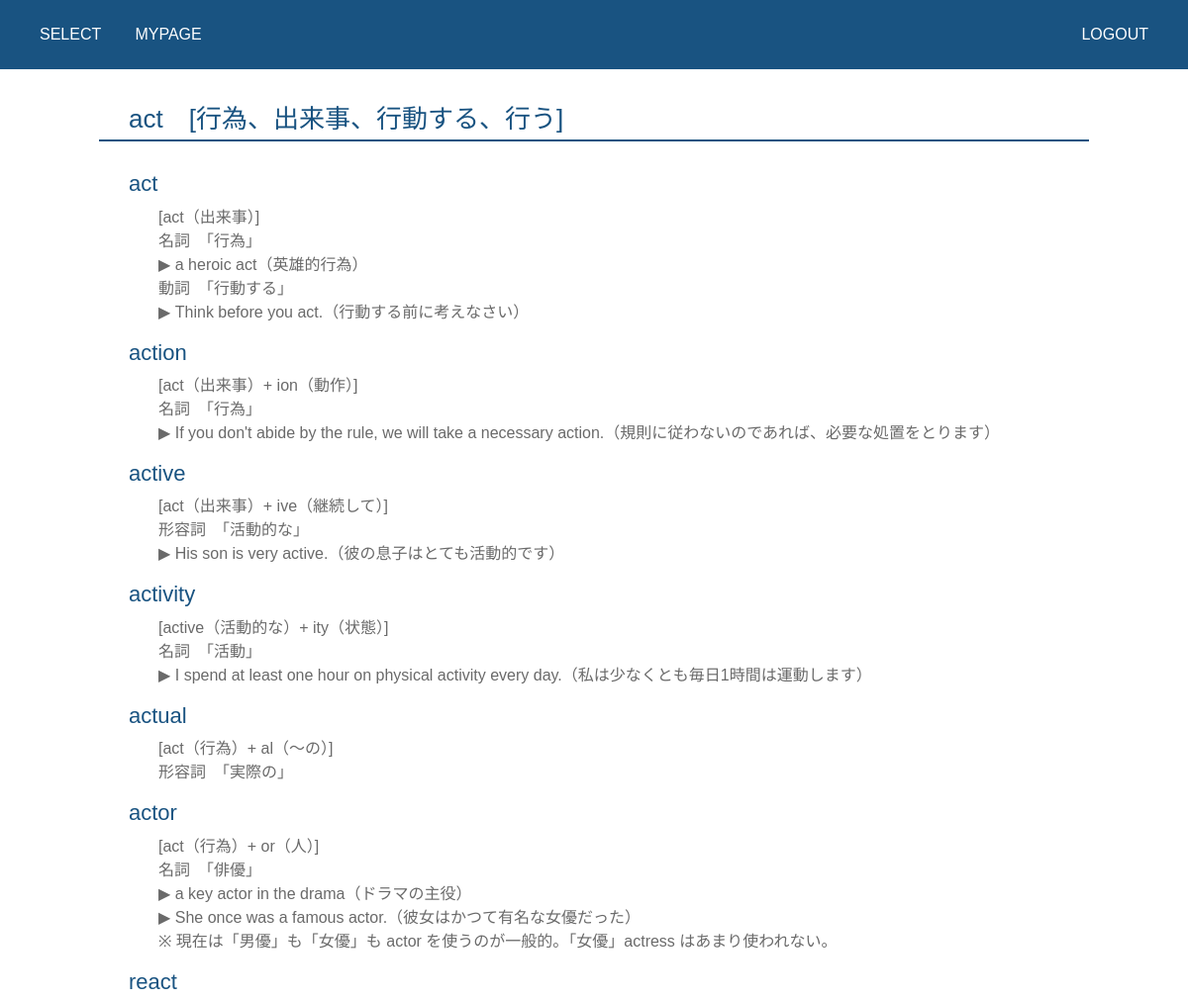
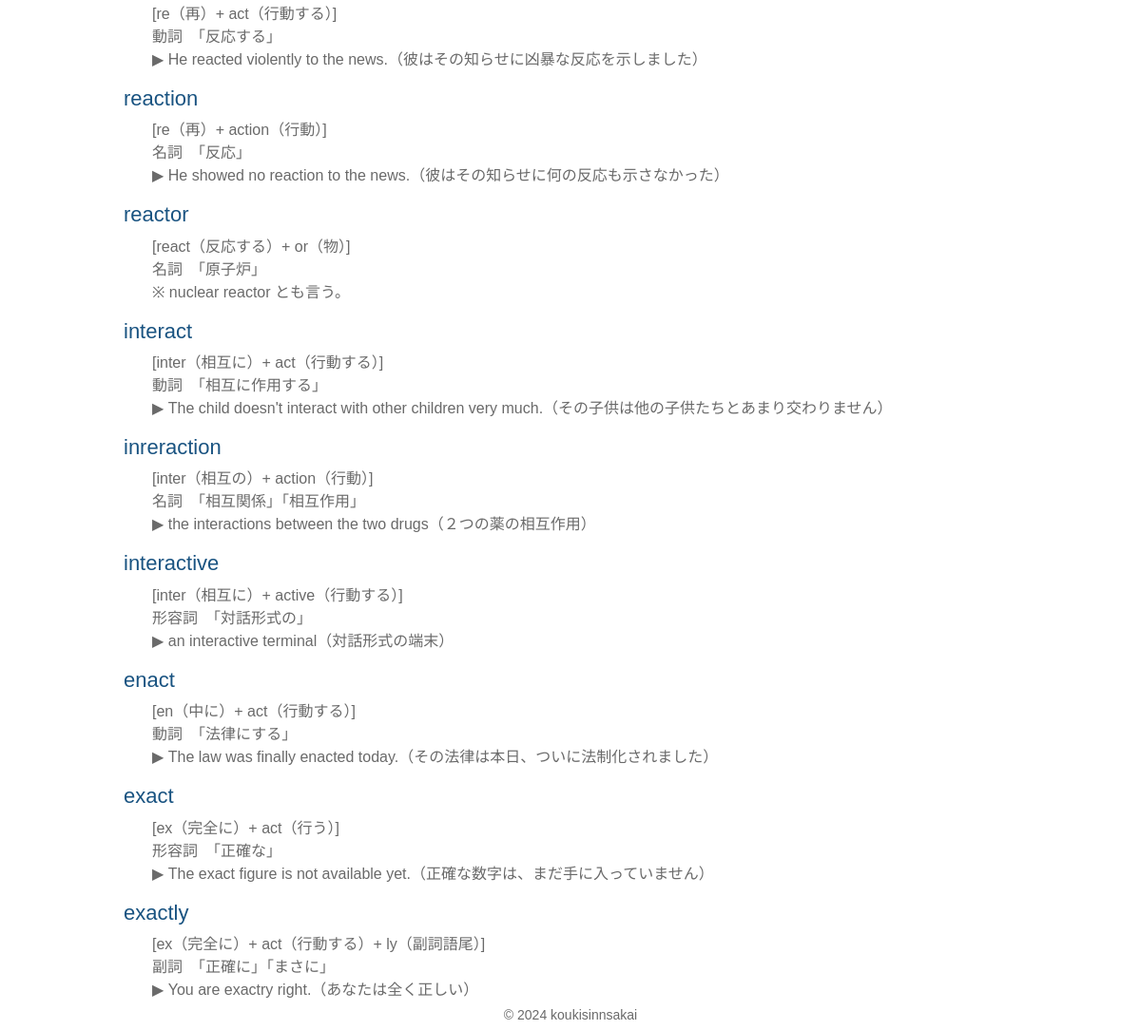
The app's page /books/1/pages (signed in) with its own data (2 pictures, top to bottom).
### myapp/models.py (models this page shows, shortened)
class Contents(models.Model):
    chapter = models.ForeignKey(Chapters, on_delete=models.CASCADE, related_name='contents')
    content_id = models.IntegerField()
    content_name = models.CharField(max_length=100)

class Pages(models.Model):
    contents = models.ForeignKey(Contents, on_delete=models.CASCADE, related_name='pages')
    page_name = models.CharField(max_length=100, null=True, blank=True)
    text = models.TextField(null=True)
    page_image = models.ImageField(null=True, blank=True)

### myapp/views.py (the view)
# urls.py: path('books/<int:content_id>/pages', views.ContentView.as_view(), name='content'),
class ContentView(LoginRequiredMixin, ListView):
    template_name = 'myapp/content.html'
    model = Pages
    def get_context_data(self, **kwargs):
        context = super().get_context_data(**kwargs)
        context['pages_list'] = Pages.objects.filter(contents=self.kwargs['content_id'])
        context['content'] = Contents.objects.get(pk=self.kwargs['content_id'])
        return context

### myapp/templates/myapp/content.html
{% extends 'base.html' %}
{% block content %}
<div class="chapter">
    <div class="content">
        <h3 class="content-name">{{ content.content_name }}</h3>
        <div class="page">
            {% for page in pages_list %}
                <h4 class="page-name">{{ page.page_name }}</h4>
                <p class="page-text">{{ page.text | linebreaksbr }}</p>
            {% endfor %}
        </div>
    </div>
</div>
{% endblock %}

### myapp/static/myapp/css/style.css (style rules this page uses)
body { width: 100%; height: 100%; font-size: min(1.8vw, 16px); font-family: 'arial','Hiragino Sans','Meiryo',sans-serif; line-height: 1.5; }
.white { color: #6a6a6a; background-color: #fff; }
h3 { font-size: min(2.6vw, 26px); }
h4 { font-size: min(2.2vw, 22px); }
.chapter { width: 90%; max-width: 1000px; margin: 30px auto; }
.content-name { width: 100%; max-width: 1000px; border-bottom: 2px solid #195381; color: #195381; padding: 5px 30px; }
.page { text-align: center; margin: 30px; }
.page-name { color: #195381; text-align: left; }
.page-text { padding-left: 30px; text-align: left; }

### records on screen
Contents: content_name "act [行為、出来事、行動する、行う]"
Pages: page_name "act", text "[act（出来事）] 名詞 「行為」 ▶︎ a heroic act（英雄的行為） 動詞 「行動する」 ▶︎ Think before you act.（行動する前に考えなさい）"
Pages: page_name "action", text "[act（出来事）+ ion（動作）] 名詞 「行為」 ▶︎ If you don't abide by the rule, we will take a necessary action.（規則に従わないのであれば、必要な処置をとります）"
Pages: page_name "active", text "[act（出来事）+ ive（継続して）] 形容詞 「活動的な」 ▶︎ His son is very active.（彼の息子はとても活動的です）"
Pages: page_name "activity", text "[active（活動的な）+ ity（状態）] 名詞 「活動」 ▶︎ I spend at least one hour on physical activity every day.（私は少なくとも毎日1時間は運動します）"
Pages: page_name "actual", text "[act（行為）+ al（〜の）] 形容詞 「実際の」"
Pages: page_name "actor", text "[act（行為）+ or（人）] 名詞 「俳優」 ▶︎ a key actor in the drama（ドラマの主役） ▶︎ She once was a famous actor.（彼女はかつて有名な女優だった） ※ 現在は「男優」も「女優」も actor を使うのが一般的。「女優」actress はあまり使われない。"
Pages: page_name "react", text "[re（再）+ act（行動する）] 動詞 「反応する」 ▶︎ He reacted violently to the news.（彼はその知らせに凶暴な反応を示しました）"
Pages: page_name "reaction", text "[re（再）+ action（行動）] 名詞 「反応」 ▶︎ He showed no reaction to the news.（彼はその知らせに何の反応も示さなかった）"
Pages: page_name "reactor", text "[react（反応する）+ or（物）] 名詞 「原子炉」 ※ nuclear reactor とも言う。"
Pages: page_name "interact", text "[inter（相互に）+ act（行動する）] 動詞 「相互に作用する」 ▶︎ The child doesn't interact with other children very much.（その子供は他の子供たちとあまり交わりません）"
Pages: page_name "inreraction", text "[inter（相互の）+ action（行動）] 名詞 「相互関係」「相互作用」 ▶︎ the interactions between the two drugs（２つの薬の相互作用）"
Pages: page_name "interactive", text "[inter（相互に）+ active（行動する）] 形容詞 「対話形式の」 ▶︎ an interactive terminal（対話形式の端末）"
Pages: page_name "enact", text "[en（中に）+ act（行動する）] 動詞 「法律にする」 ▶︎ The law was finally enacted today.（その法律は本日、ついに法制化されました）"
Pages: page_name "exact", text "[ex（完全に）+ act（行う）] 形容詞 「正確な」 ▶︎ The exact figure is not available yet.（正確な数字は、まだ手に入っていません）"
Pages: page_name "exactly", text "[ex（完全に）+ act（行動する）+ ly（副詞語尾）] 副詞 「正確に」「まさに」 ▶︎ You are exactry right.（あなたは全く正しい）"
